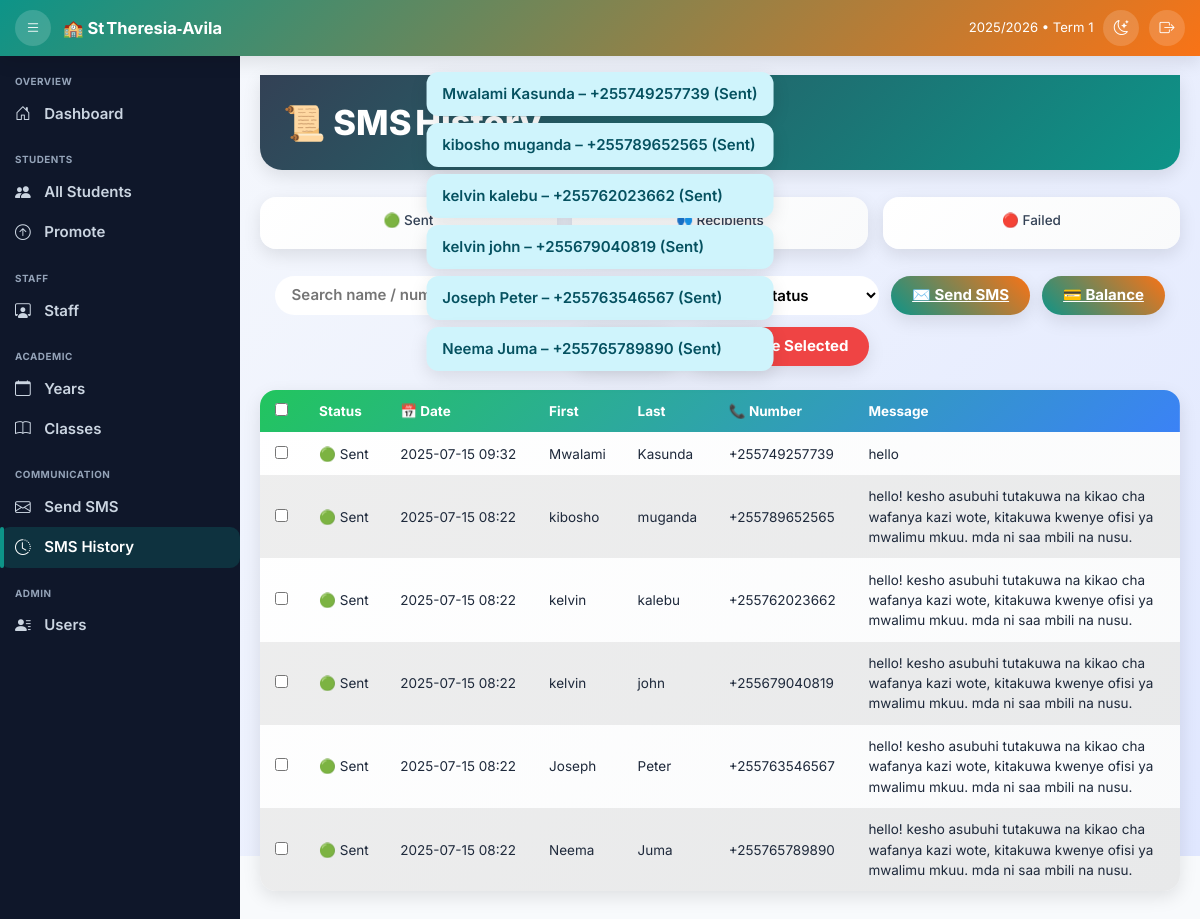
The page /sms/history/ (signed in) on the database its author committed.
### sms/models.py (models this page shows, shortened)
class SentSMS(models.Model):
    RECIPIENT_CHOICES = [
        ("guardian", "Guardian"),
        ("staff",    "Staff"),
        ("other",    "Other"),
    ]
    dest_addr      = models.CharField("Destination", max_length=13, db_index=True)
    first_name     = models.CharField(max_length=50, blank=True, null=True)
    last_name      = models.CharField(max_length=50, blank=True, null=True)
    message        = models.TextField()
    status         = models.CharField(max_length=16, default="Sent", db_index=True)
    sent_date      = models.DateTimeField(default=timezone.now, db_index=True)
    recipient_type = models.CharField(max_length=10, choices=RECIPIENT_CHOICES,
                                      default="guardian")
    network        = models.CharField(max_length=50, blank=True, null=True)
    source_addr    = models.CharField(max_length=50, default="ST.TH-AVILA")
    length         = models.PositiveIntegerField(default=0)
    sms_count      = models.PositiveIntegerField(default=1)
    class Meta:
        ordering = ["-sent_date"]
        indexes  = [models.Index(fields=["dest_addr"]), models.Index(fields=["sent_date"])]
    def __str__(self) -> str:                      # noqa: D401
        name = f"{self.first_name or ''} {self.last_name or ''}".strip() or "N/A"
        return f"{name} – {self.dest_addr} ({self.status})"

### sms/views.py (the view)
# urls.py: path("history/",  SMSHistoryView.as_view(),  name="sms_history"),
class SMSHistoryView(LoginRequiredMixin, PermissionRequiredMixin, View):
    permission_required = "sms.view_smshistory"
    template_name = "sms/sms_history.html"
    def get(self, request):
        qs = SentSMS.objects.all()
        ctx = {
            "messages":         qs[:500],
            "total":            qs.count(),
            "unique_numbers":   qs.values("dest_addr").distinct().count(),
        }
        return render(request, self.template_name, ctx)

### sms/templates/sms/sms_history.html (shortened to what this page needs)
{% extends "school/base.html" %}
{% load humanize %}
{% block content %}
<div class="hero"><h2>📜 SMS History</h2></div>
<div class="kpi-wrap">
  <div class="kpi"><h4>🟢 Sent</h4>      </div>
  <div class="kpi"><h4>👥 Recipients</h4></div>
  <div class="kpi"><h4>🔴 Failed</h4>    </div>
</div>
<div class="controls">
  <input id="searchBox"  placeholder="Search name / number…">
  <select id="statusFilter">
    <option value="">All Status</option><option>Sent</option><option>Failed</option>
  </select>
  <a href="{% url 'sms_send' %}"      class="btn-main">✉️ Send SMS</a>
  <a href="{% url 'sms_balance' %}"   class="btn-main">💳 Balance</a>
  <button id="btnFilter"  class="btn-main">🔍 Apply</button>
  <button id="bulkDelete" class="btn-danger">🗑️ Delete Selected</button>
</div>
<div class="table-wrap">
<table id="smsTable">
  <thead><tr>
    <th><input type="checkbox" id="selAll"></th>
    <th>Status</th><th>📅 Date</th><th>First</th><th>Last</th>
    <th>📞 Number</th><th>Message</th>
  </tr></thead>
  <tbody>
  {% for m in messages %}
    <tr data-status="{{ m.status }}" data-date="{{ m.sent_date|date:'Y-m-d' }}"
        data-search="{{ m.first_name }} {{ m.last_name }} {{ m.dest_addr }} {{ m.message }}">
      <td><input type="checkbox" class="rowCB" value="{{ m.id }}"></td>
      <td>{% if m.status|lower == 'sent' %}🟢 Sent{% else %}🔴 {{ m.status }}{% endif %}</td>
      <td>{{ m.sent_date|date:"Y-m-d H:i" }}</td>
      <td>{{ m.first_name }}</td>
      <td>{{ m.last_name }}</td>
      <td>{{ m.dest_addr }}</td>
      <td class="message-cell">{{ m.message }}</td>
    </tr>
  {% empty %}
    <tr><td colspan="7" class="no-data">No messages found.</td></tr>
  {% endfor %}
  </tbody>
</table>
</div>
{% endblock %}

### school/templates/school/base.html (shortened to what this page needs)
{% load static %}
<!DOCTYPE html>
<html lang="en">
<head>
  <link href="https://cdn.jsdelivr.net/npm/bootstrap@5.3.3/dist/css/bootstrap.min.css" rel="stylesheet" />
  <link href="https://cdn.jsdelivr.net/npm/bootstrap-icons@1.11.3/font/bootstrap-icons.css" rel="stylesheet" />
  <link href="https://cdn.jsdelivr.net/npm/toastr@2.1.4/build/toastr.min.css" rel="stylesheet" />
</head>
<body class="{% if request.session.dark_mode %}dark{% endif %} {% if request.session.sidebar_collapsed %}collapsed{% endif %}">
  <header class="topbar">
    <button id="menuBtn" class="btn-icon"><i class="bi bi-list"></i></button>
    <span class="brand">🏫 St Theresia‑Avila</span>
    <div class="tools">
      <span class="d-none d-md-inline small">{{ current_session|default:"2025/2026" }} • {{ current_term|default:"Term 1" }}</span>
      <button id="dmBtn" class="btn-icon">
        <i class="bi {% if request.session.dark_mode %}bi-sun{% else %}bi-moon-stars{% endif %}"></i>
      </button>
      {% if request.user.is_authenticated %}
        <form method="post" action="{% url 'logout' %}">{% csrf_token %}
          <button class="btn-icon" title="Logout"><i class="bi bi-box-arrow-right"></i></button>
        </form>
      {% else %}
        <a href="{% url 'login' %}" class="btn-icon" title="Login"><i class="bi bi-box-arrow-in-right"></i></a>
      {% endif %}
    </div>
  </header>
  <nav class="sidebar">{% include "school/partials/sidebar.html" %}</nav>
  <main>{% block content %}{% endblock %}</main>
  {% if messages %}
    <div id="msg-fallback">
      {% for m in messages %}
        <div class="alert alert-{{ m.tags|default:'info' }} mb-2">{{ m }}</div>
      {% endfor %}
    </div>
  {% endif %}
</body>
</html>

### school/templates/school/base.html (style rules this page uses)
:root { --pri:#0d9488; --sec:#f97316; --light:#f8fafc; --dark:#0f172a; --txt:#1e293b; --txt-d:#e2e8f0; --sidebar:240px; --sidebar-sm:74px; --topbar:56px; --radius:12px; --shadow:0 4px 14px rgba(0,0,0,.12); }
* { box-sizing:border-box;scrollbar-width:thin }
html,body { margin:0;height:100%;font-family:Inter,sans-serif;font-size:15px; background:var(--light);color:var(--txt) }
.topbar { position:fixed;inset:0 0 auto 0;height:var(--topbar); display:flex;align-items:center;gap:.8rem;padding:0 1rem; background:linear-gradient(135deg,var(--pri),var(--sec));color:#fff; z-index:1020;box-shadow:var(--shadow) }
.brand { font-weight:700;font-size:1.1rem;display:flex;gap:.45rem;align-items:center }
.tools { margin-left:auto;display:flex;gap:.65rem;align-items:center }
.btn-icon { border:none;width:36px;height:36px;border-radius:50%;display:grid;place-items:center; background:rgba(255,255,255,.16);color:#fff;cursor:pointer;position:relative;overflow:hidden }
.btn-icon::after { content:'';position:absolute;inset:0;border-radius:50%;transform:scale(0); background:#fff;opacity:.4;transition:transform .4s,opacity .6s }
.sidebar { position:fixed;top:var(--topbar);left:0;bottom:0;width:var(--sidebar); background:#0f172a;color:#cbd5e1;overflow-y:auto; transition:width .25s transform .25s;z-index:1010 }
main { margin-top:var(--topbar);margin-left:var(--sidebar);padding:1.25rem 1.35rem 2.5rem; min-height:calc(100vh - var(--topbar));transition:margin-left .25s }
#msg-fallback { max-width:420px;position:fixed;top:72px;left:50%;transform:translateX(-50%);z-index:1080 }
#msg-fallback .alert { box-shadow:var(--shadow);border:none;border-radius:12px;padding:.7rem 1.05rem;font-weight:600 }

### sms/templates/sms/sms_history.html (style rules this page uses)
:root { --slate:#334155;--tile-bg:linear-gradient(135deg,#fff,#f9fafb); --blur:14px;--shadow:0 6px 18px rgba(0,0,0,.1); }
body { background:linear-gradient(135deg,var(--light),#e0e7ff) }
.hero { background:linear-gradient(135deg,var(--slate),var(--pri)); color:#fff;padding:1.8rem 1.5rem;border-radius:0 0 22px 22px;box-shadow:var(--shadow) }
.hero h2 { margin:0;font-size:clamp(1.8rem,5vw,2.3rem);font-weight:800;display:flex;gap:.55rem }
.kpi-wrap { display:flex;flex-wrap:wrap;gap:1rem;justify-content:center;margin:1.8rem 0 }
.kpi { flex:1 1 150px;min-width:140px;position:relative;text-align:center;padding:1rem; border-radius:16px;background:var(--tile-bg);box-shadow:var(--shadow) }
.kpi h4 { font-size:.9rem;margin:0 0 .35rem;color:var(--slate) }
.controls { display:flex;flex-wrap:wrap;gap:.8rem;justify-content:center;margin-bottom:1.6rem }
.controls input,.controls select { background:#fff;border:none;border-radius:9999px; padding:.55rem 1.1rem;font-weight:600;min-width:160px }
.btn-main,.btn-danger { border:none;border-radius:9999px;padding:.55rem 1.4rem;font-weight:700;color:#fff;cursor:pointer;box-shadow:var(--shadow) }
.btn-main { background:linear-gradient(45deg,var(--pri),var(--sec)) }
.btn-danger { background:#ef4444 }
.table-wrap { background:var(--tile-bg);border-radius:16px;box-shadow:var(--shadow);overflow-x:auto }
table { width:100%;min-width:760px;border-collapse:collapse;font-size:.9rem }
thead { background:linear-gradient(135deg,#22c55e,#3b82f6);color:#fff }
th,td { padding:.75rem 1rem;white-space:nowrap }
tbody tr:nth-child(even) { background:#0001 }
.message-cell { max-width:320px;white-space:normal }

### rows shown on the page
SentSMS: shows "🟢 Sent", sent_date "2025-07-15 09:32", first_name "Mwalami", last_name "Kasunda", dest_addr "+255749257739", message "hello", first_name+last_name+dest_addr "Mwalami Kasunda – +255749257739 (Sent)"
SentSMS: shows "🟢 Sent", sent_date "2025-07-15 08:22", first_name "kibosho", last_name "muganda", dest_addr "+255789652565", message "hello! kesho asubuhi tutakuwa na kikao cha wafanya kazi wote, kitakuwa kwenye ofisi ya mwalimu mkuu. mda ni saa mbili na nusu.", first_name+last_name+dest_addr "kibosho muganda – +255789652565 (Sent)"
SentSMS: shows "🟢 Sent", sent_date "2025-07-15 08:22", first_name "kelvin", last_name "kalebu", dest_addr "+255762023662", message "hello! kesho asubuhi tutakuwa na kikao cha wafanya kazi wote, kitakuwa kwenye ofisi ya mwalimu mkuu. mda ni saa mbili na nusu.", first_name+last_name+dest_addr "kelvin kalebu – +255762023662 (Sent)"
SentSMS: shows "🟢 Sent", sent_date "2025-07-15 08:22", first_name "kelvin", last_name "john", dest_addr "+255679040819", message "hello! kesho asubuhi tutakuwa na kikao cha wafanya kazi wote, kitakuwa kwenye ofisi ya mwalimu mkuu. mda ni saa mbili na nusu.", first_name+last_name+dest_addr "kelvin john – +255679040819 (Sent)"
SentSMS: shows "🟢 Sent", sent_date "2025-07-15 08:22", first_name "Joseph", last_name "Peter", dest_addr "+255763546567", message "hello! kesho asubuhi tutakuwa na kikao cha wafanya kazi wote, kitakuwa kwenye ofisi ya mwalimu mkuu. mda ni saa mbili na nusu.", first_name+last_name+dest_addr "Joseph Peter – +255763546567 (Sent)"
SentSMS: shows "🟢 Sent", sent_date "2025-07-15 08:22", first_name "Neema", last_name "Juma", dest_addr "+255765789890", message "hello! kesho asubuhi tutakuwa na kikao cha wafanya kazi wote, kitakuwa kwenye ofisi ya mwalimu mkuu. mda ni saa mbili na nusu.", first_name+last_name+dest_addr "Neema Juma – +255765789890 (Sent)"

### other values the page prints
{{ current_session|default:"2025/2026" }} "2025/2026"
{{ current_term|default:"Term 1" }} "Term 1"
